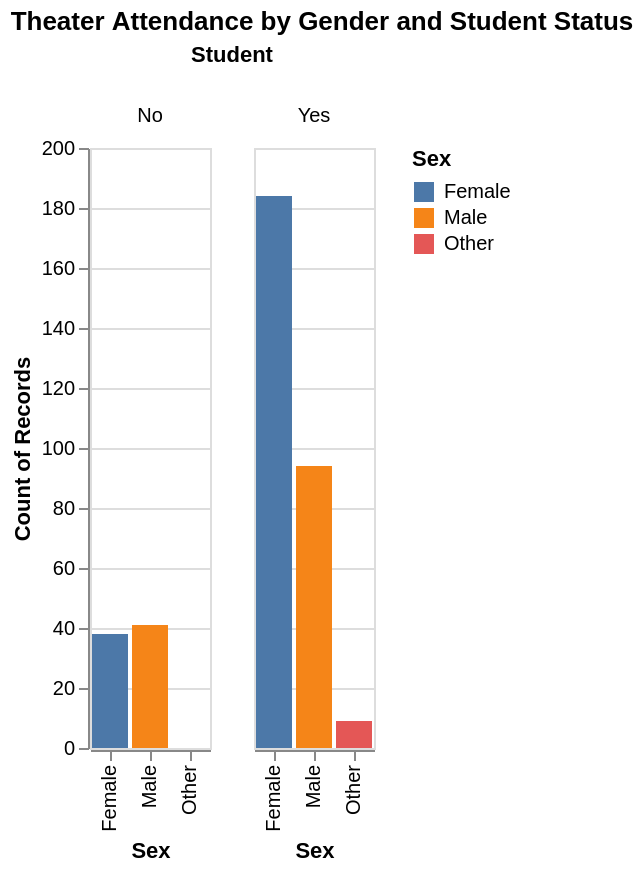

This figure's notebook cell:
### Code cell
alt.Chart(df_theater).mark_bar().encode(
    x='Sex:N',
    y='count()',
    color='Sex:N'
).facet(
    column='Student:N'
).properties(
    title='Theater Attendance by Gender and Student Status'
)

### Figure 1 — Vega-Lite specification as saved in the notebook (floating-point values rounded to 4 significant figures; data arrays with more than 128 entries replaced by an {"elided": "..."} marker saying what was removed)
{"config": {"view": {"continuousWidth": 300, "continuousHeight": 300}}, "data": {"name": "data-673067a325341efad1592e3da344801c"}, "facet": {"column": {"field": "Student", "type": "nominal"}}, "spec": {"mark": {"type": "bar"}, "encoding": {"color": {"field": "Sex", "type": "nominal"}, "x": {"field": "Sex", "type": "nominal"}, "y": {"aggregate": "count", "type": "quantitative"}}}, "title": "Theater Attendance by Gender and Student Status", "$schema": "https://vega.github.io/schema/vega-lite/v6.1.0.json", "datasets": {"data-673067a325341efad1592e3da344801c": {"elided": "366 records"}}}
